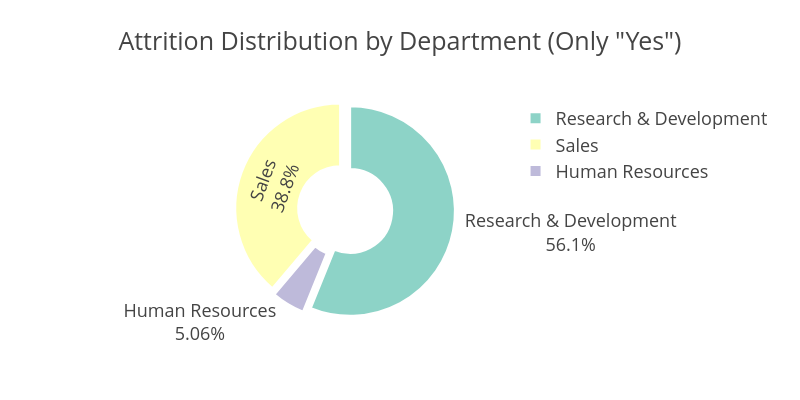

Notebook code cell kept with this figure:
### Markdown cell above
## Visualizing Attrition by Department

### Code cell
import pandas as pd
import plotly.express as px
import os

# Step 1: Group by Department and Attrition, and count
dept_attrition = HR_Analytics.groupby(['Department', 'Attrition']).size().reset_index(name='count')

# Step 2: Filter for only employees who left (Attrition == "Yes")
attrition_yes = dept_attrition[dept_attrition['Attrition'] == 'Yes'].copy()

# Step 3: Compute percentage of attrition by department
total_attrition = attrition_yes['count'].sum()
attrition_yes['percentage'] = round((attrition_yes['count'] / total_attrition) * 100, 2)

# Step 4: Create pie chart
fig = px.pie(attrition_yes,
             names='Department',
             values='percentage',
             title='Attrition Distribution by Department (Only "Yes")',
             color_discrete_sequence=px.colors.qualitative.Set3,
             hole=0.4)  # donut-style

# Step 5: Styling
fig.update_traces(
    textinfo='percent+label',
    pull=[0.05] * len(attrition_yes),
    marker=dict(line=dict(color='white', width=2))
)

fig.update_layout(
    template="presentation",
    paper_bgcolor="rgba(0,0,0,0)",
    plot_bgcolor="rgba(0,0,0,0)",
    width=800,
    height=400
)

# Step 6: Show and save
fig.show()

results_dir = 'results'
os.makedirs(results_dir, exist_ok=True)

fig.write_image(os.path.join(results_dir, 'attrition_by_department_pie.jpg'))
fig.write_image(os.path.join(results_dir, 'attrition_by_department_pie.png'))
fig.write_html(os.path.join(results_dir, 'attrition_by_department_pie.html'))

### Figure 1 — Plotly figure (JSON) as saved in the notebook; plotly's stock layout.template omitted (floating-point values rounded to 4 significant figures)
{"data": [{"domain": {"x": [0, 1], "y": [0, 1]}, "hole": 0.4, "hovertemplate": "Department=%{label}<br>percentage=%{value}<extra></extra>", "labels": ["Human Resources", "Research & Development", "Sales"], "legendgroup": "", "marker": {"line": {"color": "white", "width": 2}}, "name": "", "pull": [0.05, 0.05, 0.05], "showlegend": true, "textinfo": "percent+label", "type": "pie", "values": [5.06, 56.12, 38.82]}], "layout": {"height": 400, "legend": {"tracegroupgap": 0}, "paper_bgcolor": "rgba(0, 0, 0, 0)", "piecolorway": ["rgb(141,211,199)", "rgb(255,255,179)", "rgb(190,186,218)", "rgb(251,128,114)", "rgb(128,177,211)", "rgb(253,180,98)", "rgb(179,222,105)", "rgb(252,205,229)", "rgb(217,217,217)", "rgb(188,128,189)", "rgb(204,235,197)", "rgb(255,237,111)"], "plot_bgcolor": "rgba(0, 0, 0, 0)", "title": {"text": "Attrition Distribution by Department (Only \"Yes\")"}, "width": 800}}
